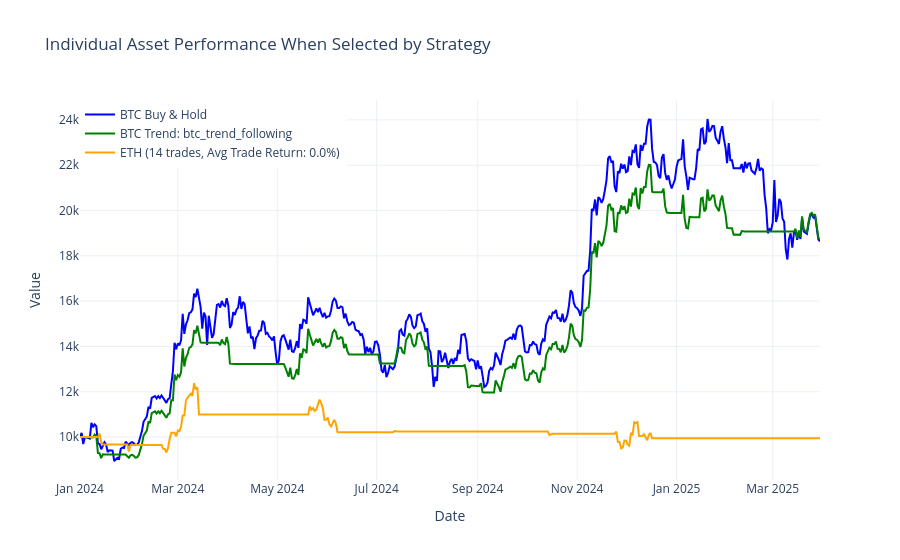

The code cell stored with this chart in its notebook:
### Code cell
# Plot performance for a specific date range
fig = analyzer.plot_individual_asset_performance(
    portfolio_name='big_wins_i',
    btc_trend_portfolio_name='btc_trend_following',
    start_date=start_date,
    end_date=end_date,
    initial_capital=10000,
    show_plot=True,
   #asset_filter=['SOL']
)

### Figure 1 — Plotly figure (JSON) as saved in the notebook; plotly's stock layout.template omitted (floating-point values rounded to 4 significant figures; data arrays with more than 128 entries replaced by an {"elided": "..."} marker saying what was removed)
{"data": [{"line": {"color": "blue"}, "mode": "lines", "name": "BTC Buy & Hold", "type": "scatter", "x": {"elided": "455 str values"}, "y": {"elided": "455 float values"}}, {"line": {"color": "green"}, "mode": "lines", "name": "BTC Trend: btc_trend_following", "type": "scatter", "x": {"elided": "455 str values"}, "y": {"elided": "455 float values"}}, {"line": {"color": "orange"}, "mode": "lines", "name": "ETH (14 trades, Avg Trade Return: 0.0%)", "type": "scatter", "x": {"elided": "455 str values"}, "y": {"elided": "455 float values"}}], "layout": {"legend": {"x": 0, "y": 1}, "title": {"text": "Individual Asset Performance When Selected by Strategy"}, "xaxis": {"title": {"text": "Date"}}, "yaxis": {"title": {"text": "Value"}}}}
